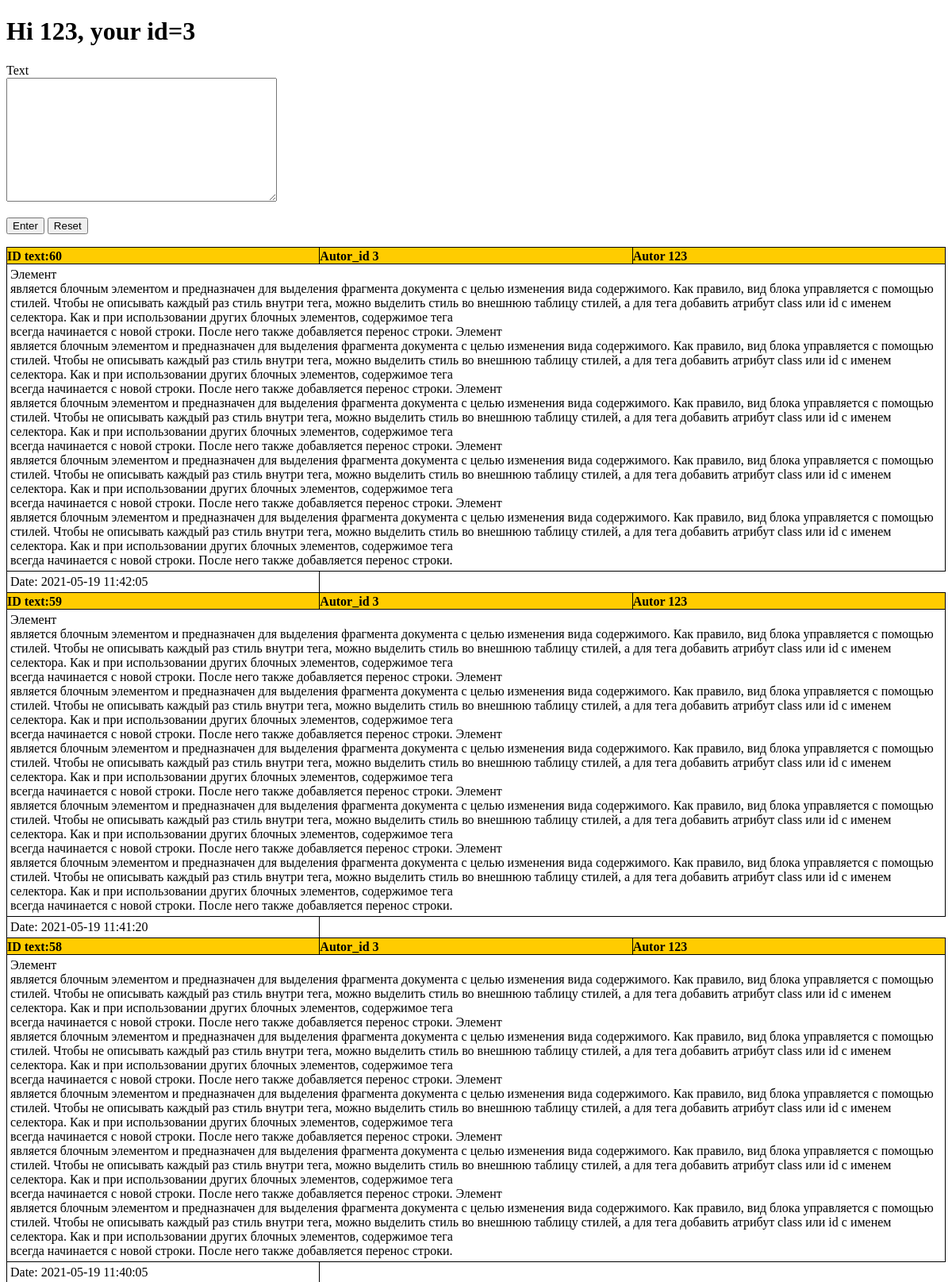
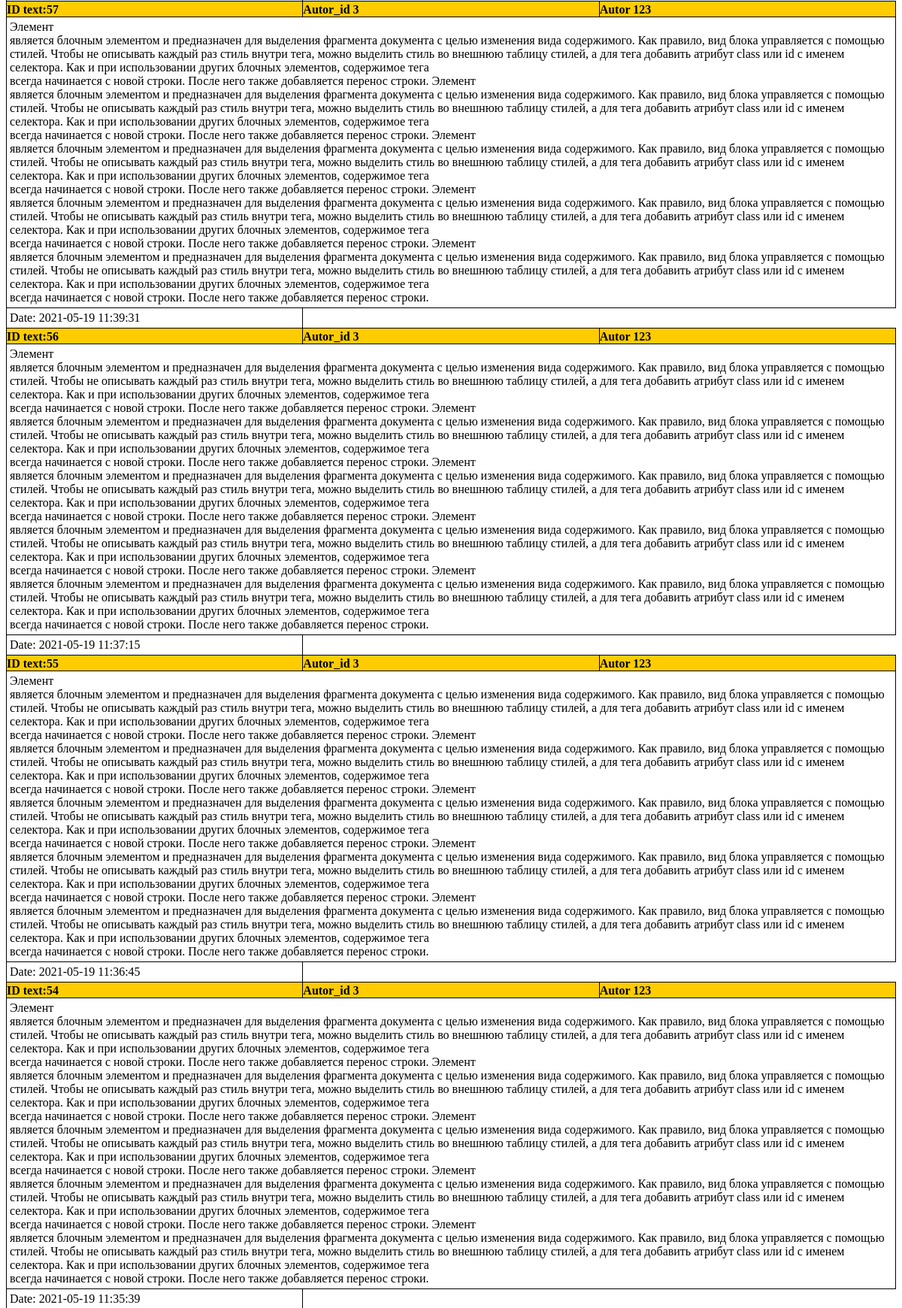
The page /welcome.php (signed in, upper part) on the database its author committed (2 pictures, top to bottom).
### tables this page shows
CREATE TABLE `list` (
  `id` int(11) NOT NULL,
  `autor_id` int(11) NOT NULL,
  `autor` varchar(100) NOT NULL,
  `date` timestamp NOT NULL DEFAULT CURRENT_TIMESTAMP ON UPDATE CURRENT_TIMESTAMP,
  `text` text NOT NULL
);

### welcome.php (the view, shortened to what this page needs)
<?php
if(isset($_SESSION['id'])){
  $id = $_SESSION['id'];
}else{
  header('Location: index.php');
}
$name = $_SESSION['name'];
include 'conect_DB.php';
$conn = mysqli_connect($host, $login, $pass, $db) or die(mysqli_error($conn));
mysqli_query($conn, 'USE NAME utf8');
?>
<!DOCTYPE html>
<html lang="en" dir="ltr">
  <head>
    <link rel="stylesheet" href="css/style.css">
  </head>
  <body>
    <h1>Hi <?=$name?>, your id=<?=$id?></h1>
    <form action="" method="POST">
    <div>
        <p>Text<BR>
        <textarea name="coment" cols="40" rows="10"></textarea></p>
        <p><input type="submit" value="Enter">
        <input type="reset" value="Reset"></p>
    </div>
    </form>
<?php
include 'conect_Db.php';
$conn = mysqli_connect($host, $login, $pass, $db) or die(mysqli_error($conn));
$sql1 = "SELECT * FROM list WHERE autor_id = '$id' and autor = '$name' ORDER BY date DESC";
$result = mysqli_query($conn,  $sql1);
echo '<table>';
while($row = mysqli_fetch_array($result, MYSQLI_ASSOC))
{
    echo "<tr><th>ID text:{$row['id']}</th><th> Autor_id {$row['autor_id']} </th><th> Autor {$row['autor']} </th></tr>";
    echo "<tr><td colspan=\"3\">{$row['text']}</td></tr>";
    echo "<tr><td>Date: {$row['date']}</td></tr>";
}
echo '</table>';
?>
</body>
</html>

### css/style.css (style rules this page uses)
TABLE { border-collapse: collapse; width: 100%; word-wrap:break-word; table-layout: fixed; }
TH, TD { border: 1px solid black; text-align: center; padding: 4px; text-align: left; word-wrap:break-word; table-layout: fixed; width: 100%; overflow: auto; }
TH { background: #fc0; height: 20px; vertical-align: bottom; padding: 0; word-wrap:break-word; table-layout: fixed; }

### rows shown on the page
list: id "60", autor "3", autor "123", text "Элемент является блочным элементом и предназначен для выделения фрагмента документа с целью изменения вида содержимого. Как правило, вид блока управляется с помощью стилей. Чтобы не описывать каждый раз стиль внутри тега, можно выделить стиль во внешнюю таблицу стилей, а для тега добавить атрибут class или id с именем селектора. Как и при использовании других блочных элементов, содержимое тега всегда начинается с новой строки. После него также добавляется перенос строки. Элемент является блочным элементом и предназначен для выделения фрагмента документа с целью изменения вида содержимого. Как правило, вид блока управляется с помощью стилей. Чтобы не описывать каждый раз стиль внутри тега,…", date "2021-05-19 11:42:05"
list: id "59", autor "3", autor "123", text "Элемент является блочным элементом и предназначен для выделения фрагмента документа с целью изменения вида содержимого. Как правило, вид блока управляется с помощью стилей. Чтобы не описывать каждый раз стиль внутри тега, можно выделить стиль во внешнюю таблицу стилей, а для тега добавить атрибут class или id с именем селектора. Как и при использовании других блочных элементов, содержимое тега всегда начинается с новой строки. После него также добавляется перенос строки. Элемент является блочным элементом и предназначен для выделения фрагмента документа с целью изменения вида содержимого. Как правило, вид блока управляется с помощью стилей. Чтобы не описывать каждый раз стиль внутри тега,…", date "2021-05-19 11:41:20"
list: id "58", autor "3", autor "123", text "Элемент является блочным элементом и предназначен для выделения фрагмента документа с целью изменения вида содержимого. Как правило, вид блока управляется с помощью стилей. Чтобы не описывать каждый раз стиль внутри тега, можно выделить стиль во внешнюю таблицу стилей, а для тега добавить атрибут class или id с именем селектора. Как и при использовании других блочных элементов, содержимое тега всегда начинается с новой строки. После него также добавляется перенос строки. Элемент является блочным элементом и предназначен для выделения фрагмента документа с целью изменения вида содержимого. Как правило, вид блока управляется с помощью стилей. Чтобы не описывать каждый раз стиль внутри тега,…", date "2021-05-19 11:40:05"
list: id "57", autor "3", autor "123", text "Элемент является блочным элементом и предназначен для выделения фрагмента документа с целью изменения вида содержимого. Как правило, вид блока управляется с помощью стилей. Чтобы не описывать каждый раз стиль внутри тега, можно выделить стиль во внешнюю таблицу стилей, а для тега добавить атрибут class или id с именем селектора. Как и при использовании других блочных элементов, содержимое тега всегда начинается с новой строки. После него также добавляется перенос строки. Элемент является блочным элементом и предназначен для выделения фрагмента документа с целью изменения вида содержимого. Как правило, вид блока управляется с помощью стилей. Чтобы не описывать каждый раз стиль внутри тега,…", date "2021-05-19 11:39:31"
list: id "56", autor "3", autor "123", text "Элемент является блочным элементом и предназначен для выделения фрагмента документа с целью изменения вида содержимого. Как правило, вид блока управляется с помощью стилей. Чтобы не описывать каждый раз стиль внутри тега, можно выделить стиль во внешнюю таблицу стилей, а для тега добавить атрибут class или id с именем селектора. Как и при использовании других блочных элементов, содержимое тега всегда начинается с новой строки. После него также добавляется перенос строки. Элемент является блочным элементом и предназначен для выделения фрагмента документа с целью изменения вида содержимого. Как правило, вид блока управляется с помощью стилей. Чтобы не описывать каждый раз стиль внутри тега,…", date "2021-05-19 11:37:15"
list: id "55", autor "3", autor "123", text "Элемент является блочным элементом и предназначен для выделения фрагмента документа с целью изменения вида содержимого. Как правило, вид блока управляется с помощью стилей. Чтобы не описывать каждый раз стиль внутри тега, можно выделить стиль во внешнюю таблицу стилей, а для тега добавить атрибут class или id с именем селектора. Как и при использовании других блочных элементов, содержимое тега всегда начинается с новой строки. После него также добавляется перенос строки. Элемент является блочным элементом и предназначен для выделения фрагмента документа с целью изменения вида содержимого. Как правило, вид блока управляется с помощью стилей. Чтобы не описывать каждый раз стиль внутри тега,…", date "2021-05-19 11:36:45"
list: id "54", autor "3", autor "123", text "Элемент является блочным элементом и предназначен для выделения фрагмента документа с целью изменения вида содержимого. Как правило, вид блока управляется с помощью стилей. Чтобы не описывать каждый раз стиль внутри тега, можно выделить стиль во внешнюю таблицу стилей, а для тега добавить атрибут class или id с именем селектора. Как и при использовании других блочных элементов, содержимое тега всегда начинается с новой строки. После него также добавляется перенос строки. Элемент является блочным элементом и предназначен для выделения фрагмента документа с целью изменения вида содержимого. Как правило, вид блока управляется с помощью стилей. Чтобы не описывать каждый раз стиль внутри тега,…", date "2021-05-19 11:35:39"

### other values the page prints
$name "123"
$id "3"
